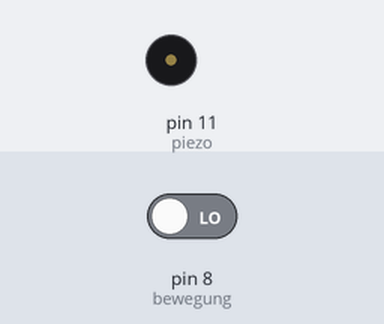
This sketch was run on a simulated Arduino Uno, built with avr-gcc and run on an emulated ATmega328P. Parts: buzzer (waves = sounding, pin HIGH). The test bench sets the inputs (shaded band); at power-on: pin 8 (bewegung) LOW.

Above: at 1.2 s.
1.3 s: pin 8 (bewegung) driven HIGH
At 2.1 s:
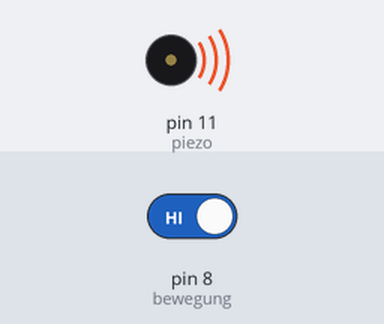
4.3 s: pin 8 (bewegung) driven LOW
At 5.6 s:
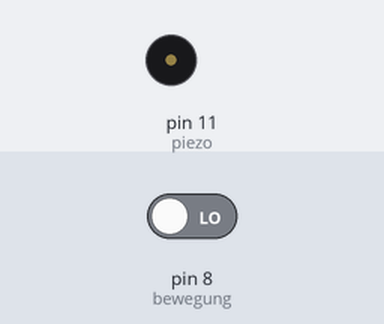
Timing chart, 0 to 7.3 s (numbered marks = the images above; inputs shaded):
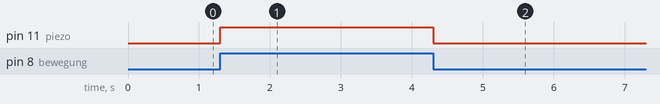

The sketch:

motion_sensor.ino
```cpp
int piezo=11; //Das Wort „piezo“ steht jetzt für den Wert 5.
int bewegung=8; //Das Wort „bewegung“ steht jetzt für den Wert 7.
int bewegungsstatus=0; //Das Wort „bewegungsstatus“ steht jetzt zunächst für den Wert 0. Später wird unter dieser Variable gespeichert, ob eine Bewegung erkannt wird oder nicht.

void setup() //Hier beginnt das Setup.
{
pinMode(piezo, OUTPUT); //Der Pin mit dem Piezo (Pin 5) ist jetzt ein Ausgang.
pinMode(bewegung, INPUT); //Der Pin mit dem Bewegungsmelder (Pin 7) ist jetzt ein Eingang.
}

void loop()
{
  bewegungsstatus=digitalRead(bewegung); //ier wird der Pin7 ausgelesen. Das Ergebnis wird unter der Variablen „bewegungsstatus“ mit dem Wert „HIGH“ für 5Volt oder „LOW“ für 0Volt gespeichert.

  if (bewegungsstatus == HIGH) // high = motion detected
  {
    digitalWrite(piezo, HIGH); //dann soll der Piezo piepsen.
    delay(1000); //...und zwar für für 5 Sekunden.
    digitalWrite(piezo, LOW); //...danach soll er leise sein.
  }
  else
  {
    digitalWrite(piezo, LOW); //...soll der Piezo-Lautsprecher aus sein.
  }
} //Mit dieser letzten Klammer wird der Loop-Teil geschlossen.
```

Measured:
- after the input at 1.3 s, pin 11 (piezo): LOW → HIGH at once
- after the input at 4.3 s, pin 11 (piezo): HIGH → LOW at once
